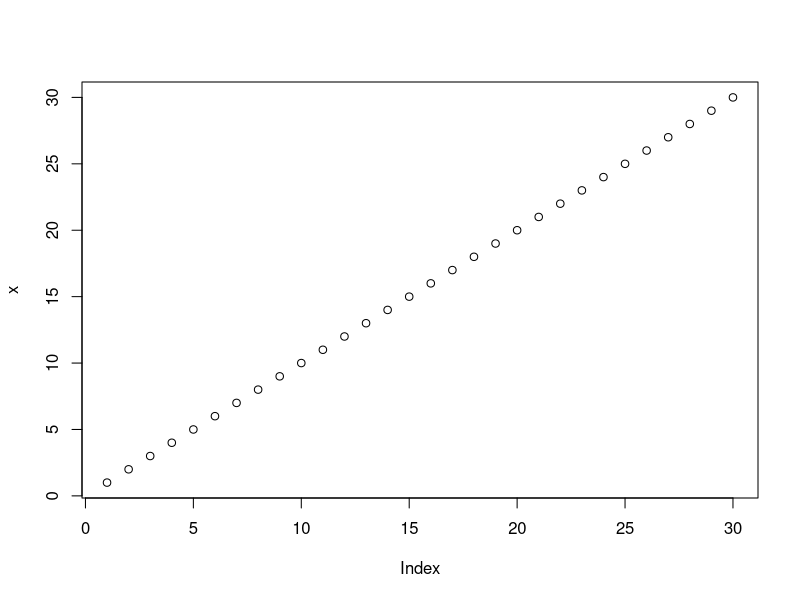
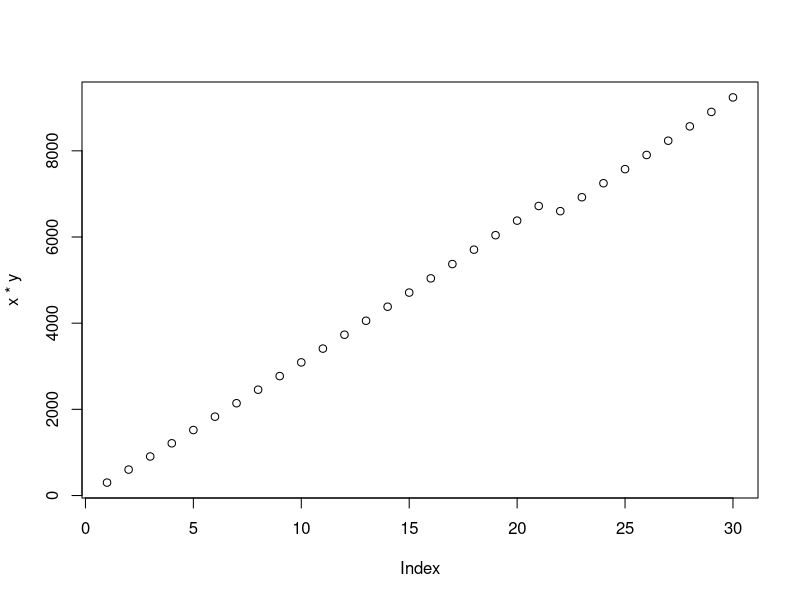
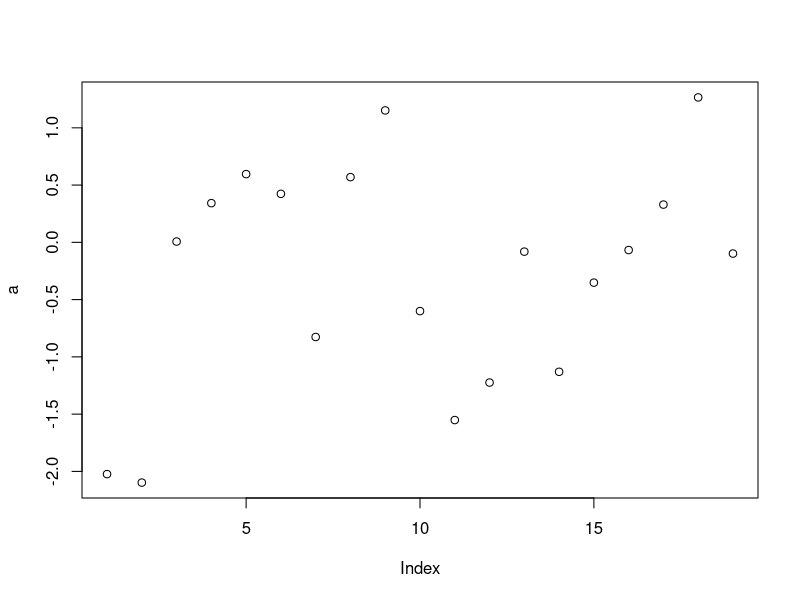

These charts were generated, in order, by the following R code:
## Contenido para probar GIT
##Cambio inocuo
x  <- (1:30)
y  <- (300:320)
plot(x)
plot (x*y)

a  <- rnorm(19)
plot(a)+(x)
